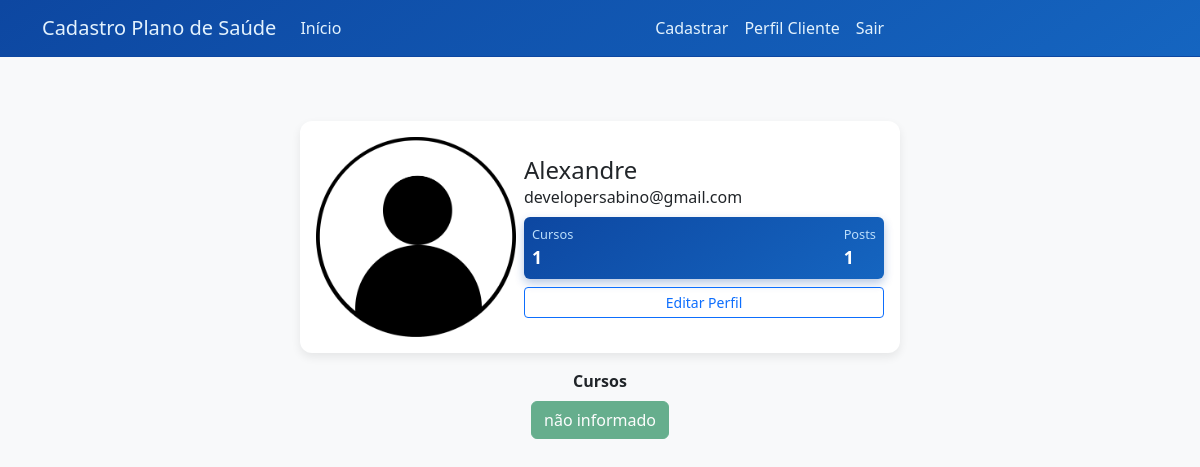
The page /perfil (signed in) on the database its author committed.
### sistemacooperativa/models.py (models this page shows)
class Usuario(database.Model, UserMixin):
    id = database.Column(database.Integer, primary_key=True)
    username = database.Column(database.String, nullable=False)
    email = database.Column(database.String, nullable=False, unique=True)
    senha = database.Column(database.String, nullable=False)
    foto_perfil = database.Column(database.String, default='default.jpg')
    posts = database.relationship('Post', backref='autor', lazy=True)
    cursos = database.Column(database.String, nullable=False, default='não informado')
    def contar_posts(self):
        return len(self.posts)

### sistemacooperativa/routes.py (the view)
@app.route('/perfil')
@login_required
def perfil():
    foto_perfil = url_for('static', filename='fotos_perfil/{}'.format(current_user.foto_perfil))
    return render_template('perfil.html', foto_perfil=foto_perfil)

### sistemacooperativa/models.py (called while the page is built)
@login_manager.user_loader
def load_usuario(id_usuario):
    return Usuario.query.get(int(id_usuario))

### sistemacooperativa/templates/perfil.html (shortened to what this page needs)
{% extends 'base.html' %}
{% block body %}
<div class="container mt-5 d-flex justify-content-center">
    <div class="card p-3">
        <div class="d-flex align-items-center">
            <div class="image pe-2">
                <img src="{{ foto_perfil }}" class="rounded" width="200">
            </div>
            <div class="ml-3 w-100">
                <h4 class="mb-0 mt-0">{{ current_user.username }}</h4>
                <span>{{ current_user.email }}</span>
                <div class="p-2 mt-2 bg-primary d-flex justify-content-between rounded text-white stats">
                    {% if 'Não informado' in current_user.cursos %}
                    <div class="d-flex flex-column">
                        <span class="articles">Cursos</span>
                        <span class="number1">0</span>
                    </div>
                    {% else %}
                    <div class="d-flex flex-column">
                        <span class="articles">Cursos</span>
                        <span class="number1">{{ current_user.cursos.count(';') + 1 }}</span>
                    </div>
                    {% endif %}
                    <div class="d-flex flex-column">
                        <span class="rating">Posts</span>
                        <span class="number3">{{ current_user.contar_posts() }}</span>
                    </div>
                </div>
                <div class="button mt-2 d-flex flex-row align-items-center">
                    <a class="w-100" href="{{ url_for('editar_perfil')}}">
                        <button class="btn btn-sm btn-outline-primary w-100">Editar Perfil</button>
                    </a>
                </div>
            </div>
        </div>
    </div>
</div>
<div class="container">
<div class="row justify-content-center">
    <div class="col" style="text-align:center">
        <strong>Cursos</strong><br>
        {% for curso in current_user.cursos.split(';') %}
            <button type="button" class="btn btn-success mt-2" disabled>{{ curso }}</button>
        {% endfor%}
    </div>
</div>
</div>
{%  endblock   %}

### sistemacooperativa/static/main.css (style rules this page uses)
body { background-color: #f8f9fa; font-family: 'Segoe UI', Tahoma, Geneva, Verdana, sans-serif; color: #212529; margin: 0; padding: 0; }
.card { width: 100%; max-width: 600px; margin: 1rem auto; border: none; border-radius: 12px; background: #fff; color: #212529; padding: 1.5rem; transition: all 0.3s ease; box-shadow: 0 4px 10px rgba(0, 0, 0, 0.08); }
.stats { background: linear-gradient(145deg, #0d47a1, #1565c0); color: #fff; border-radius: 12px; padding: 1rem; box-shadow: 0 4px 10px rgba(13, 71, 161, 0.3); }
.articles, .followers, .rating { font-size: 0.8rem; color: #bbdefb; }
.number1, .number2, .number3 { font-weight: 700; font-size: 1.1rem; color: #fff; }

### rows shown on the page
Usuario: username "Alexandre", email "developersabino@gmail.com", cursos "1", cursos "não informado"

### other values the page prints
{{ current_user.contar_posts() }} "1"
